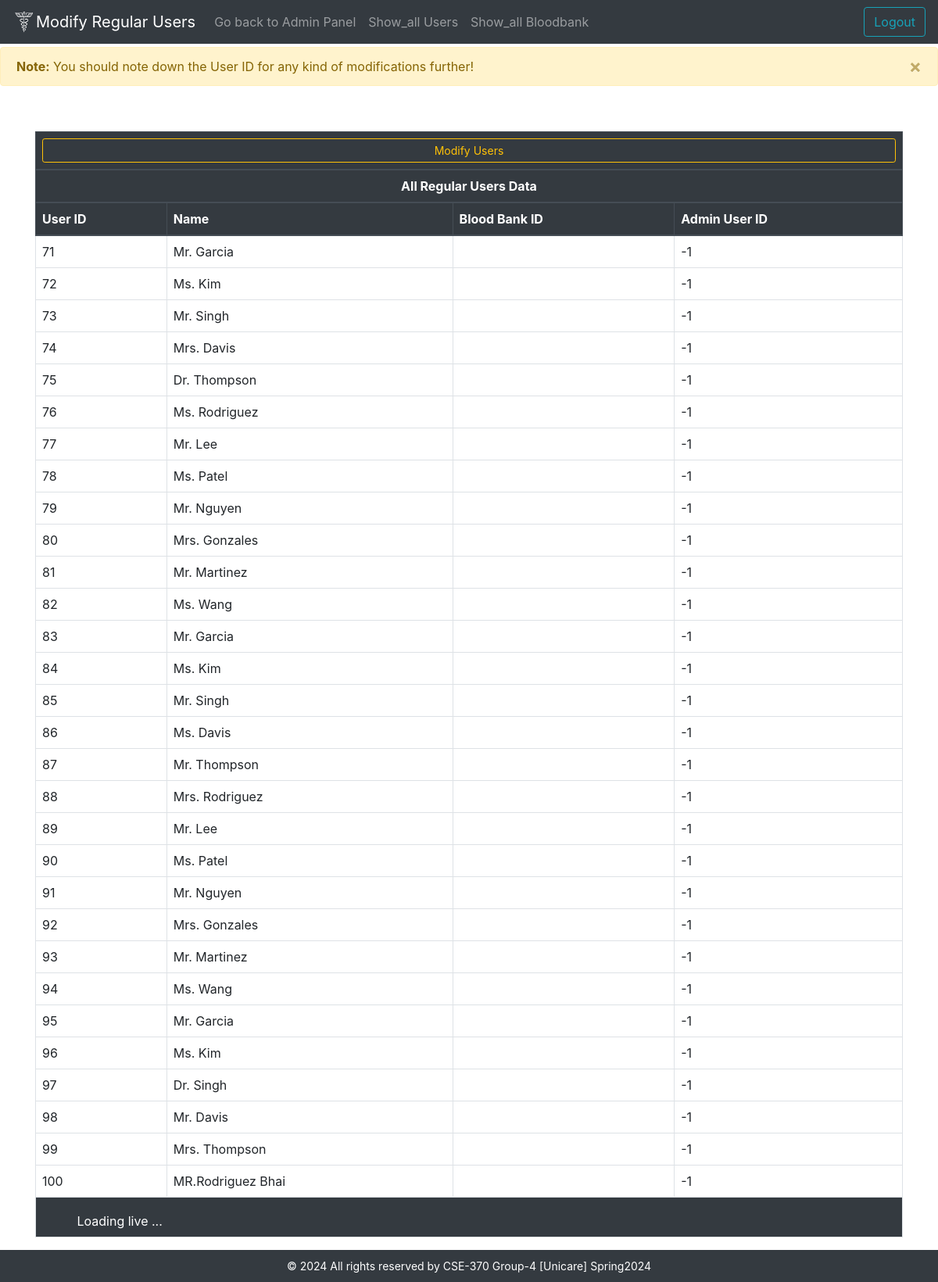
The page /Unicare/admin/normalusers/users.php on the database its author committed.
### tables this page shows
CREATE TABLE `others` (
  `User_id` int(10) NOT NULL,
  `Bloodbank_id` int(10) DEFAULT NULL,
  `Admin_user_id` int(10) DEFAULT NULL
);

CREATE TABLE `users` (
  `user_id` int(10) NOT NULL,
  `age` int(11) DEFAULT NULL,
  `address` varchar(100) DEFAULT NULL,
  `name` varchar(20) NOT NULL
);

### Unicare/admin/normalusers/users.php (the view, shortened to what this page needs)
<!DOCTYPE html>
<html lang="en">
<head>
    <link rel="stylesheet" href="../../css/bootstrap/css/bootstrap.min.css">
    <link rel="stylesheet" href="../../css/style.css">
</head>
<body>
<body>
    <nav class="navbar navbar-expand-lg fixed-top navbar-dark bg-dark">
        <a class="navbar-brand" href="#"><img src="../../media/favicon.png" width="30" height="30" class="d-inline-block align-top" alt="">Modify Regular Users</a>
          <div class="collapse navbar-collapse" id="navbarSupportedContent">
          <ul class="navbar-nav mr-auto">
            <li class="nav-item">
            <a class="nav-link" href="../admin_panel.php">Go back to Admin Panel</a>
            </li>
            <li class="nav-item">
            <a class="nav-link" href="showall.php">Show_all Users</a>
            </li>
            <li class="nav-item">
            <a class="nav-link" href="showallbb.php">Show_all Bloodbank</a>
            </li>
        </ul>
        <a class="btn btn-outline-info ml-aut"  href="../../signout.php" role="button" >Logout</a>
      </nav>
      <div class="admin_alert">
    <div class="alert alert-warning alert-dismissible fade show" role="alert">
        <strong>Note:</strong> You should note down the User ID for any kind of modifications further!
        <button type="button" class="close" data-dismiss="alert" aria-label="Close">
            <span aria-hidden="true">&times;</span>
        </button>
    </div>
</div>
<?php
require_once '../../dbconnect.php';
?>
<div class="container mt-5" id="table">
    <div class="table-responsive">
        <table class="table custom-table">
            <thead class="thead-dark">
                <tr>
                    <th colspan="4" class="text-center"><button type="button" class="btn btn-outline-warning btn-sm btn-block" data-toggle="modal" data-target="#addAdminModal">Modify Users</button></th>
                </tr>
                <tr>
                    <th colspan="4" class="text-center">All Regular Users Data</th>
                </tr>
                <tr>
                    <th>User ID</th>
                    <th>Name</th>
                    <th>Blood Bank ID</th>
                    <th>Admin User ID</th>
                </tr>
            </thead>
            <tbody>
                <?php
                $sql = "SELECT O.User_id, U.name AS Name, O.Bloodbank_id, O.Admin_user_id
                        FROM Others O
                        INNER JOIN Users U ON O.User_id = U.user_id";
                $result = mysqli_query($conn, $sql);
                if (mysqli_num_rows($result) > 0) {
                    while($row = mysqli_fetch_assoc($result)) {
                        echo "<tr>";
                        echo "<td>" . $row['User_id'] . "</td>";
                        echo "<td>" . $row['Name'] . "</td>";
                        echo "<td>" . $row['Bloodbank_id'] . "</td>";
                        echo "<td>" . $row['Admin_user_id'] . "</td>";
                        echo "</tr>";
                    }
                } else {
                    echo "<tr><td colspan='4'>No records found</td></tr>";
                }
                ?>
            </tbody>
            <tfoot class="bg-dark text-white">
                <tr>
                    <td colspan="10">
                    <span class="ml-2">Loading live ...</span>
                    </td>
                </tr>
            </tfoot>
        </table>
    </div>
</div>
<footer class="footer">
        <?php
        $year = date("Y");
        echo "© $year All rights reserved by CSE-370 Group-4 [Unicare] Spring2024";
        ?>
    </footer>
</body>
</html>

### Unicare/css/style.css (style rules this page uses)
.custom-table { border: 1px solid #dee2e6; border-collapse: collapse; }
.custom-table th, .custom-table td { border: 1px solid #dee2e6; padding: 8px; }
.custom-table thead { background-color: #343a40; color: #fff; }
table { margin-top: 10px; }
.admin_alert { margin-top: 60px; }
.footer { font-size: 14px; background-color: #343a40; color: white; text-align: center; padding: 10px 0; }
html, body { height: 100%; margin: 0; padding: 0; }

### rows shown on the page
others: User_id "71", User_id.name "Mr. Garcia", Admin_user "-1"
others: User_id "72", User_id.name "Ms. Kim", Admin_user "-1"
others: User_id "73", User_id.name "Mr. Singh", Admin_user "-1"
others: User_id "74", User_id.name "Mrs. Davis", Admin_user "-1"
others: User_id "75", User_id.name "Dr. Thompson", Admin_user "-1"
others: User_id "76", User_id.name "Ms. Rodriguez", Admin_user "-1"
others: User_id "77", User_id.name "Mr. Lee", Admin_user "-1"
others: User_id "78", User_id.name "Ms. Patel", Admin_user "-1"
others: User_id "79", User_id.name "Mr. Nguyen", Admin_user "-1"
others: User_id "80", User_id.name "Mrs. Gonzales", Admin_user "-1"
others: User_id "81", User_id.name "Mr. Martinez", Admin_user "-1"
others: User_id "82", User_id.name "Ms. Wang", Admin_user "-1"
others: User_id "83", User_id.name "Mr. Garcia", Admin_user "-1"
others: User_id "84", User_id.name "Ms. Kim", Admin_user "-1"
others: User_id "85", User_id.name "Mr. Singh", Admin_user "-1"
others: User_id "86", User_id.name "Ms. Davis", Admin_user "-1"
others: User_id "87", User_id.name "Mr. Thompson", Admin_user "-1"
others: User_id "88", User_id.name "Mrs. Rodriguez", Admin_user "-1"
others: User_id "89", User_id.name "Mr. Lee", Admin_user "-1"
others: User_id "90", User_id.name "Ms. Patel", Admin_user "-1"
others: User_id "91", User_id.name "Mr. Nguyen", Admin_user "-1"
others: User_id "92", User_id.name "Mrs. Gonzales", Admin_user "-1"
others: User_id "93", User_id.name "Mr. Martinez", Admin_user "-1"
others: User_id "94", User_id.name "Ms. Wang", Admin_user "-1"
others: User_id "95", User_id.name "Mr. Garcia", Admin_user "-1"
others: User_id "96", User_id.name "Ms. Kim", Admin_user "-1"
others: User_id "97", User_id.name "Dr. Singh", Admin_user "-1"
others: User_id "98", User_id.name "Mr. Davis", Admin_user "-1"
others: User_id "99", User_id.name "Mrs. Thompson", Admin_user "-1"
others: User_id "100", User_id.name "MR.Rodriguez Bhai", Admin_user "-1"
